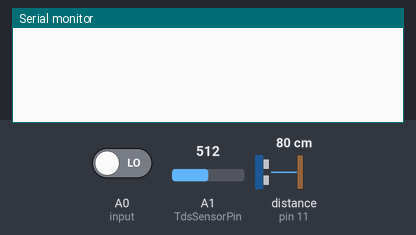
The sketch below on a simulated Arduino Uno, built with avr-gcc and run on an emulated ATmega328P. Shown: the last lines printed to the serial monitor. Wiring (inferred from the names in the program): ultrasonic range finder: trigger pin 10; echo pin 11. The test bench sets the inputs (shaded band); at power-on: distance to the obstacle (sensor on pin 11) 80 cm, A1 (TdsSensorPin) = 512, A0 (input) LOW. The echo pulse lasts 58.3 µs per cm.

Above: at 2.2 s.
2.3 s: distance to the obstacle (sensor on pin 11) set to 2 cm
At 4.4 s:
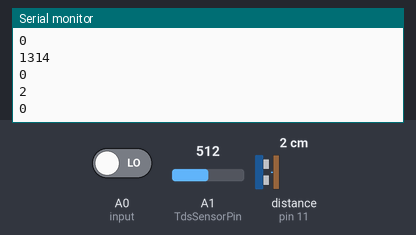
4.5 s: A1 (TdsSensorPin) set to 716
6.0 s: distance to the obstacle (sensor on pin 11) set to 4 cm
At 7.4 s:
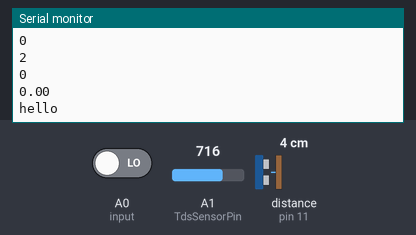
7.5 s: A1 (TdsSensorPin) set to 900
At 9.1 s:
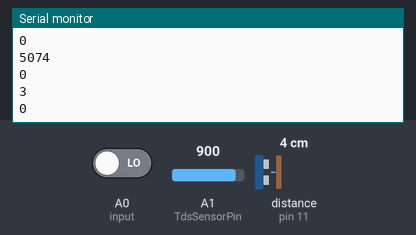
Timing chart, 0 to 10.0 s (numbered marks = the images above; inputs shaded):
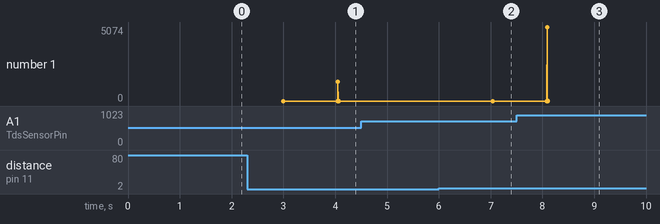

The sketch:

arduno_mega_code.ino
```cpp
#include <LiquidCrystal.h>
#include <EEPROM.h>
#include <Wire.h>

#include "GravityTDS.h"
#include<SoftwareSerial.h>
SoftwareSerial mySerial(8,9);//rx,tx
int k=0;
#define TdsSensorPin A1
#define turbidity_pin A3
const int trigPin = 10;
const int echoPin = 11;
//ph sensor pin is A2.
//tds sensor pin is A1  and it operates on 3.3 to 5v
//Flow sensor pin is A0
GravityTDS gravityTds;
long duration;
int distance;

float temperature = 25,tdsValue = 0;
int X;
int Y;
float TIME = 0;
float FREQUENCY = 0;
float WATER = 0;
float TOTAL = 0;
float LS = 0;
const int input = A0;
float calibration_value = 9.34;
int phval = 0;
int tds=0;
unsigned long int avgval;
int buffer_arr[10],temp;
void setup()
{
Serial.begin(9600);
mySerial.begin(9600);
  pinMode(trigPin, OUTPUT); // Sets the trigPin as an Output
  pinMode(echoPin, INPUT);
    gravityTds.setPin(TdsSensorPin);
    gravityTds.setAref(5.0);  //reference voltage on ADC, default 5.0V on Arduino UNO
    gravityTds.setAdcRange(1024);  //1024 for 10bit ADC;4096 for 12bit ADC
    gravityTds.begin();
delay(1000);
pinMode(input,INPUT);
//sendsms();
}
void loop()
{
X = pulseIn(input, HIGH);
Y = pulseIn(input, LOW);
TIME = X + Y;
FREQUENCY = 1000000/TIME;
WATER = FREQUENCY/7.5;
LS = WATER/60;
Serial.println(TIME);
if(TIME==0){
  k++;
  Serial.println("hello");
  delay(1000);
}
//if(k==4){Serial.println("hellohjhj");
//  sendsms(TOTAL);
//}
if(FREQUENCY >= 0)
{
if(isinf(FREQUENCY))
{
Serial.println("V:");
Serial.print(TOTAL);
Serial.println("L");
}
else
{
TOTAL = TOTAL + LS;
Serial.println(FREQUENCY);
Serial.println("V:");
Serial.print(TOTAL);
Serial.println("L");

}

}

gravityTds.setTemperature(temperature);  // set the temperature and execute temperature compensation
    gravityTds.update();  //sample and calculate
    tdsValue = gravityTds.getTdsValue();
    tds=int(tdsValue);
    Serial.println("TDS:");
Serial.print(tdsValue);
Serial.println("ppm");


  digitalWrite(trigPin, LOW);
  delayMicroseconds(2);
  // Sets the trigPin on HIGH state for 10 micro seconds
  digitalWrite(trigPin, HIGH);
  delayMicroseconds(10);
  digitalWrite(trigPin, LOW);
  // Reads the echoPin, returns the sound wave travel time in microseconds
  duration = pulseIn(echoPin, HIGH);
  // Calculating the distance
  distance = duration * 0.034 / 2;
  // Prints the distance on the Serial Monitor
  Serial.print("Distance: ");
  Serial.println(distance);


 float tot1;
 int tot2,flows_iot;
 flows_iot=int(WATER*100);
 int ph=0;
 tot1=TOTAL*10;
 tot2=(int)tot1;
 int costa=TOTAL*10;
char buf[50];
Serial.println(TOTAL);
Serial.println(ph);
Serial.println(tds);
Serial.println(costa);
Serial.println(int(distance));
Serial.println(flows_iot/100);
sprintf(buf,"the %d and %d and %d and %d and %d",tot2,int(distance),tds,costa,flows_iot);
mySerial.print(buf);


 delay(1000);
}
```

Measured:
- after the input at 2.3 s, the serial monitor: prints a new line after 1.7 s (image 1)
- after the input at 7.5 s, the serial monitor: prints a new line after 0.56 s (image 3)
